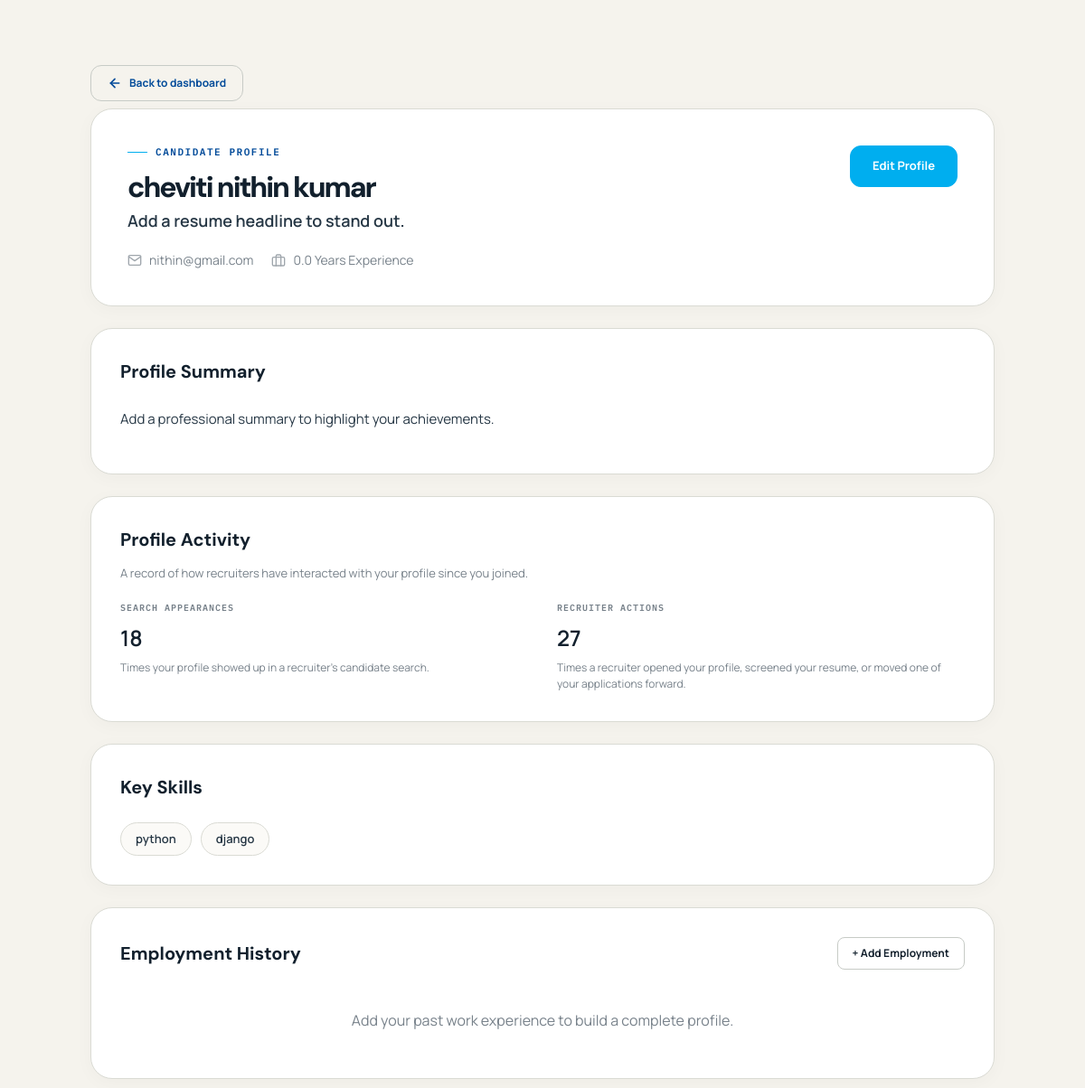
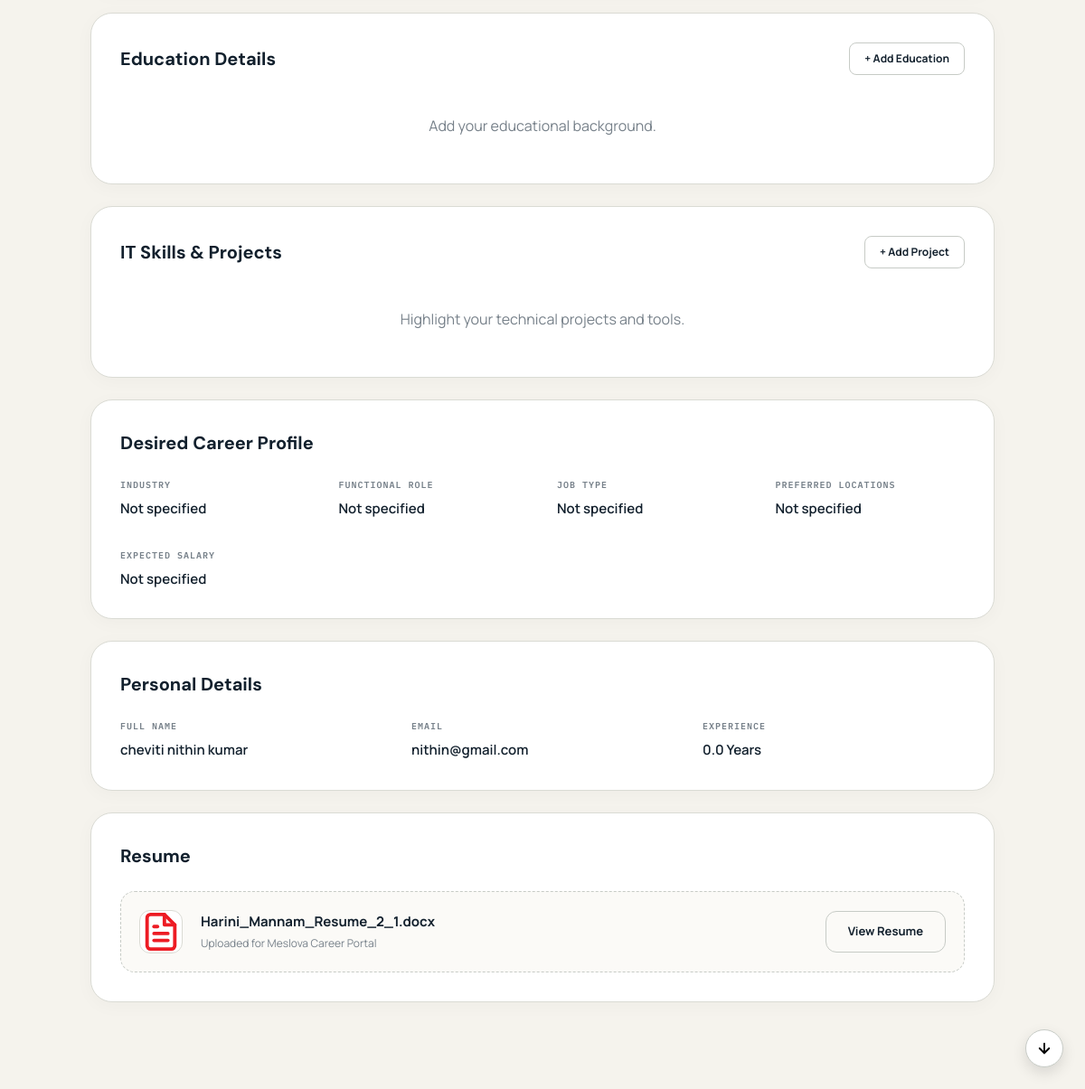
Screenshot of /candidate/profile/ (signed in) with the database file from the repository (2 pictures, top to bottom).
### screening/models.py (models this page shows, shortened)
class UserProfile(models.Model):
    ROLE_CHOICES = (
        ('hr', 'HR / Recruiter'),
        ('candidate', 'Job Candidate'),
    )
    user = models.OneToOneField(User, on_delete=models.CASCADE, related_name='profile')
    role = models.CharField(max_length=20, choices=ROLE_CHOICES, default='candidate')
    company_name = models.CharField(max_length=255, blank=True, null=True)
    department = models.CharField(max_length=255, blank=True, null=True)
    headline = models.CharField(max_length=255, blank=True, null=True)
    bio = models.TextField(blank=True, null=True)
    skills = models.TextField(blank=True, null=True, help_text="Comma-separated skills")
    experience_years = models.FloatField(default=0.0)
    resume = models.FileField(upload_to='resumes/', blank=True, null=True)
    profile_picture = models.ImageField(upload_to='profile_pics/', blank=True, null=True)
    search_appearances = models.IntegerField(default=0)
    recruiter_actions = models.IntegerField(default=0)
    email_notifications_enabled = models.BooleanField(default=True)
    created_at = models.DateTimeField(auto_now_add=True)

class DesiredProfile(models.Model):
    profile = models.OneToOneField(UserProfile, on_delete=models.CASCADE, related_name='desired_profile')
    industry = models.CharField(max_length=255, blank=True)
    functional_role = models.CharField(max_length=255, blank=True)
    job_type = models.CharField(max_length=100, blank=True)
    preferred_locations = models.CharField(max_length=255, blank=True)
    expected_salary = models.CharField(max_length=100, blank=True)

### screening/views.py (the view)
# urls.py: path("candidate/profile/", views.profile_view), # Legacy support
def profile_view(request):
    if not request.user.is_authenticated:
        return redirect('login')
    profile = request.user.profile
    desired_profile = None
    skills_list = []
    if profile.role == 'candidate':
        desired_profile, _ = DesiredProfile.objects.get_or_create(profile=profile)
        if profile.skills:
            skills_list = [s.strip() for s in profile.skills.split(',') if s.strip()]
    return render(request, 'screening/profile_view.html', {
        'profile': profile,
        'desired_profile': desired_profile,
        'skills_list': skills_list
    })

### screening/templates/screening/profile_view.html (shortened to what this page needs)
{% extends "screening/base.html" %}
{% block content %}
<div class="profile-container">
  <a href="{% if profile.role == 'hr' %}{% url 'hr_dashboard' %}{% else %}{% url 'candidate_dashboard' %}{% endif %}" class="btn-back">
    <svg viewBox="0 0 24 24" fill="none" stroke="currentColor" stroke-width="2.5" stroke-linecap="round" stroke-linejoin="round"><line x1="19" y1="12" x2="5" y2="12"></line><polyline points="12 19 5 12 12 5"></polyline></svg>
    Back to dashboard
  </a>
  <div class="profile-header">
    <div class="profile-info">
      <span class="eyebrow" style="margin-bottom: 16px;">{% if profile.role == 'hr' %}Recruiter Profile{% else %}Candidate Profile{% endif %}</span>
      <h1>{{ user.get_full_name|default:user.username }}</h1>
      <div class="profile-headline">
        {% if profile.role == 'candidate' %}
          {{ profile.headline|default:"Add a resume headline to stand out." }}
        {% else %}
          {{ profile.department|default:"Talent Acquisition" }} at {{ profile.company_name|default:"Meslova Systems" }}
        {% endif %}
      </div>
      <div class="profile-meta">
        <div class="meta-item">
          <svg viewBox="0 0 24 24" fill="none" stroke="currentColor" stroke-width="2" stroke-linecap="round" stroke-linejoin="round"><path d="M4 4h16c1.1 0 2 .9 2 2v12c0 1.1-.9 2-2 2H4c-1.1 0-2-.9-2-2V6c0-1.1.9-2 2-2z"></path><polyline points="22,6 12,13 2,6"></polyline></svg>
          {{ user.email }}
        </div>
        {% if profile.role == 'candidate' %}
          <div class="meta-item">
            <svg viewBox="0 0 24 24" fill="none" stroke="currentColor" stroke-width="2" stroke-linecap="round" stroke-linejoin="round"><rect x="2" y="7" width="20" height="14" rx="2" ry="2"></rect><path d="M16 21V5a2 2 0 0 0-2-2h-4a2 2 0 0 0-2 2v16"></path></svg>
            {{ profile.experience_years }} Years Experience
          </div>
        {% endif %}
      </div>
    </div>
    <div class="profile-actions">
      <a href="{% url 'profile_settings' %}" class="btn btn-primary">Edit Profile</a>
    </div>
  </div>
  {% if profile.role == 'candidate' %}
    <div class="profile-section">
      <div class="section-title">
        <h2>Profile Summary</h2>
      </div>
      <div style="color: var(--ink-soft); line-height: 1.8; font-size: 15px;">
        {{ profile.bio|default:"Add a professional summary to highlight your achievements."|linebreaks }}
      </div>
    </div>
    <div class="profile-section">
      <div class="section-title">
        <h2>Profile Activity</h2>
      </div>
      <p style="color: var(--muted); font-size: 13px; margin: -12px 0 20px; line-height: 1.6;">
        A record of how recruiters have interacted with your profile since you joined.
      </p>
      <div class="details-grid">
        <div class="detail-item">
          <label>Search Appearances</label>
          <span style="font-size: 24px;">{{ profile.search_appearances }}</span>
          <p style="color: var(--muted); font-size: 12px; margin: 6px 0 0; font-weight: 400;">Times your profile showed up in a recruiter's candidate search.</p>
        </div>
        <div class="detail-item">
          <label>Recruiter Actions</label>
          <span style="font-size: 24px;">{{ profile.recruiter_actions }}</span>
          <p style="color: var(--muted); font-size: 12px; margin: 6px 0 0; font-weight: 400;">Times a recruiter opened your profile, screened your resume, or moved one of your applications forward.</p>
        </div>
      </div>
    </div>
    <div class="profile-section">
      <div class="section-title">
        <h2>Key Skills</h2>
      </div>
      <div class="skills-tags">
        {% if skills_list %}
          {% for skill in skills_list %}
            <span class="skill-tag">{{ skill }}</span>
          {% endfor %}
        {% else %}
          <span style="color: var(--muted);">No skills added yet.</span>
        {% endif %}
      </div>
    </div>
    <div class="profile-section">
      <div class="section-title">
        <h2>Employment History</h2>
        <a href="{% url 'add_employment' %}" class="btn btn-outline btn-sm">+ Add Employment</a>
      </div>
      {% if profile.employment.exists %}
        {% for job in profile.employment.all|dictsortreversed:"start_date" %}
          <div class="history-item">
            <div class="history-header">
              <div class="history-title">{{ job.job_title }}</div>
              <div class="history-date">{{ job.start_date|date:"M Y" }} - {% if job.is_current %}Present{% else %}{{ job.end_date|date:"M Y" }}{% endif %}</div>
            </div>
            <div class="history-org">{{ job.company }} {% if job.monthly_salary %}| {{ job.monthly_salary }}{% endif %}</div>
            <div class="history-desc">{{ job.description|linebreaks }}</div>
          </div>
        {% endfor %}
      {% else %}
        <div style="text-align: center; padding: 20px; color: var(--muted);">Add your past work experience to build a complete profile.</div>
      {% endif %}
    </div>
    <div class="profile-section">
      <div class="section-title">
        <h2>Education Details</h2>
        <a href="{% url 'add_education' %}" class="btn btn-outline btn-sm">+ Add Education</a>
      </div>
      {% if profile.education.exists %}
        {% for edu in profile.education.all|dictsortreversed:"passing_year" %}
          <div class="history-item">
            <div class="history-header">
              <div class="history-title">{{ edu.qualification }}</div>
              <div class="history-date">Passed in {{ edu.passing_year }}</div>
            </div>
            <div class="history-org">{{ edu.institution }}</div>
            <div class="history-desc">
              {% if edu.grading_system %}{{ edu.grading_system }}: {{ edu.score }}{% endif %}
            </div>
          </div>
        {% endfor %}
      {% else %}
        <div style="text-align: center; padding: 20px; color: var(--muted);">Add your educational background.</div>
      {% endif %}
    </div>
    <div class="profile-section">
      <div class="section-title">
        <h2>IT Skills & Projects</h2>
        <a href="{% url 'add_project' %}" class="btn btn-outline btn-sm">+ Add Project</a>
      </div>
      {% if profile.projects.exists %}
        {% for project in profile.projects.all %}
          <div class="history-item">
            <div class="history-header">
              <div class="history-title">{{ project.title }}</div>
            </div>
            <div class="history-org">Tools: {{ project.tools_used }}</div>
            <div class="history-desc">{{ project.description|linebreaks }}</div>
          </div>
        {% endfor %}
      {% else %}
        <div style="text-align: center; padding: 20px; color: var(--muted);">Highlight your technical projects and tools.</div>
      {% endif %}
    </div>
    <div class="profile-section">
      <div class="section-title">
        <h2>Desired Career Profile</h2>
      </div>
      <div class="details-grid">
        <div class="detail-item">
          <label>Industry</label>
          <span>{{ desired_profile.industry|default:"Not specified" }}</span>
        </div>
        <div class="detail-item">
          <label>Functional Role</label>
          <span>{{ desired_profile.functional_role|default:"Not specified" }}</span>
        </div>
        <div class="detail-item">
          <label>Job Type</label>
          <span>{{ desired_profile.job_type|default:"Not specified" }}</span>
        </div>
        <div class="detail-item">
          <label>Preferred Locations</label>
          <span>{{ desired_profile.preferred_locations|default:"Not specified" }}</span>
        </div>
        <div class="detail-item">
          <label>Expected Salary</label>
          <span>{{ desired_profile.expected_salary|default:"Not specified" }}</span>
        </div>
      </div>
    </div>
  {% endif %}
  <div class="profile-section">
    <div class="section-title">
      <h2>Personal Details</h2>
    </div>
    <div class="details-grid">
      <div class="detail-item">
        <label>Full Name</label>
        <span>{{ user.get_full_name|default:user.username }}</span>
      </div>
      <div class="detail-item">
        <label>Email</label>
        <span>{{ user.email }}</span>
      </div>
      {% if profile.role == 'hr' %}
        <div class="detail-item">
          <label>Company</label>
          <span>{{ profile.company_name|default:"Meslova Systems" }}</span>
        </div>
        <div class="detail-item">
          <label>Department</label>
          <span>{{ profile.department|default:"Talent Acquisition" }}</span>
        </div>
      {% else %}
        <div class="detail-item">
          <label>Experience</label>
          <span>{{ profile.experience_years }} Years</span>
        </div>
      {% endif %}
    </div>
  </div>
  {% if profile.role == 'candidate' %}
    <div class="profile-section">
      <div class="section-title">
        <h2>Resume</h2>
      </div>
      {% if profile.resume %}
        <div class="resume-card">
          <div class="resume-icon">
          </div>
          <div class="resume-details">
            <div class="resume-name">{{ profile.resume.name|cut:"resumes/" }}</div>
            <div class="resume-meta">Uploaded for Meslova Career Portal</div>
          </div>
          <a href="{{ profile.resume.url }}" class="btn btn-outline" target="_blank">View Resume</a>
        </div>
      {% else %}
        <div style="text-align: center; padding: 20px; color: var(--muted);">
          No resume uploaded yet. <a href="{% url 'profile_settings' %}" style="color: var(--brand-cyan);">Upload now</a>
        </div>
      {% endif %}
    </div>
  {% endif %}
</div>
{% endblock %}

### screening/templates/screening/base.html (style rules this page uses)
:root { --canvas: #f5f3ed; --canvas-raised: #fbfaf7; --ink: #12202d; --ink-soft: #263745; --muted: #77818a; --subtle: #9aa09f; --line: #dadbd4; --line-strong: #c7cbc6; --brand-blue: #004A99; --brand-cyan: #00AEEF; --brand-yellow: #FFD200; --brand-orange: #F7941E; --brand-red: #ED1C24; --brand-gray: #4A4A4A; --teal: var(--brand-cyan); --teal-deep: var(--brand-blue); --amber: var(--brand-orange); --panel: #13242e; --amber-soft: rgba(247, 148, 30, 0.12); --panel-raised: #1b323d; --red-flag: #bd614c; --mono: "IBM Plex Mono", "SFMono-Regular", Menlo, Consolas, monospace; --sans: "Manrope", -apple-system, BlinkMacSystemFont, "Segoe UI", sans-serif; --display: "DM Sans", var(--sans); --ease-out: cubic-bezier(.23,1,.32,1); }
* { box-sizing: border-box; }
html { scroll-behavior: smooth; }
body { margin: 0; background: var(--canvas); color: var(--ink); font-family: var(--sans); line-height: 1.5; }
a { color: inherit; }
button, a, input { -webkit-tap-highlight-color: transparent; }
.eyebrow { display:flex; align-items:center; gap:9px; color:var(--teal-deep); font-family:var(--mono); font-size:11px; font-weight:600; letter-spacing:.14em; line-height:1.3; text-transform:uppercase; }
.eyebrow::before { content:""; width:22px; height:1px; background:var(--teal); }
h1 { margin: 0; font-family:var(--display); font-size:clamp(1.6rem, 3vw, 2.2rem); font-weight:800; letter-spacing:-.065em; line-height:1.02; }
h2, h3, p { margin-top:0; }
.btn-back { display: inline-flex; align-items: center; gap: 8px; padding: 10px 18px; border: 1px solid var(--line-strong); border-radius: 12px; color: var(--brand-blue); text-decoration: none; font-weight: 700; font-size: 12px; margin-top: 32px; margin-bottom: 8px; background: transparent; transition: all 0.2s var(--ease-out); }
.btn-back svg { width: 16px; height: 16px; transition: transform 0.2s var(--ease-out); }

### rows the page displays
UserProfile: headline "Add a resume headline to stand out.", experience_years "0.0", bio "Add a professional summary to highlight your achievements.", search_appearances "18", recruiter_actions "27", resume.name "Harini_Mannam_Resume_2_1.docx"
DesiredProfile: industry "Not specified", functional_role "Not specified", job_type "Not specified", preferred_locations "Not specified", expected_salary "Not specified"

### other values shown
{{ user.get_full_name|default:user.username }} "cheviti nithin kumar"
{{ user.email }} "nithin@gmail.com"
{{ skill }} "python" "django"
